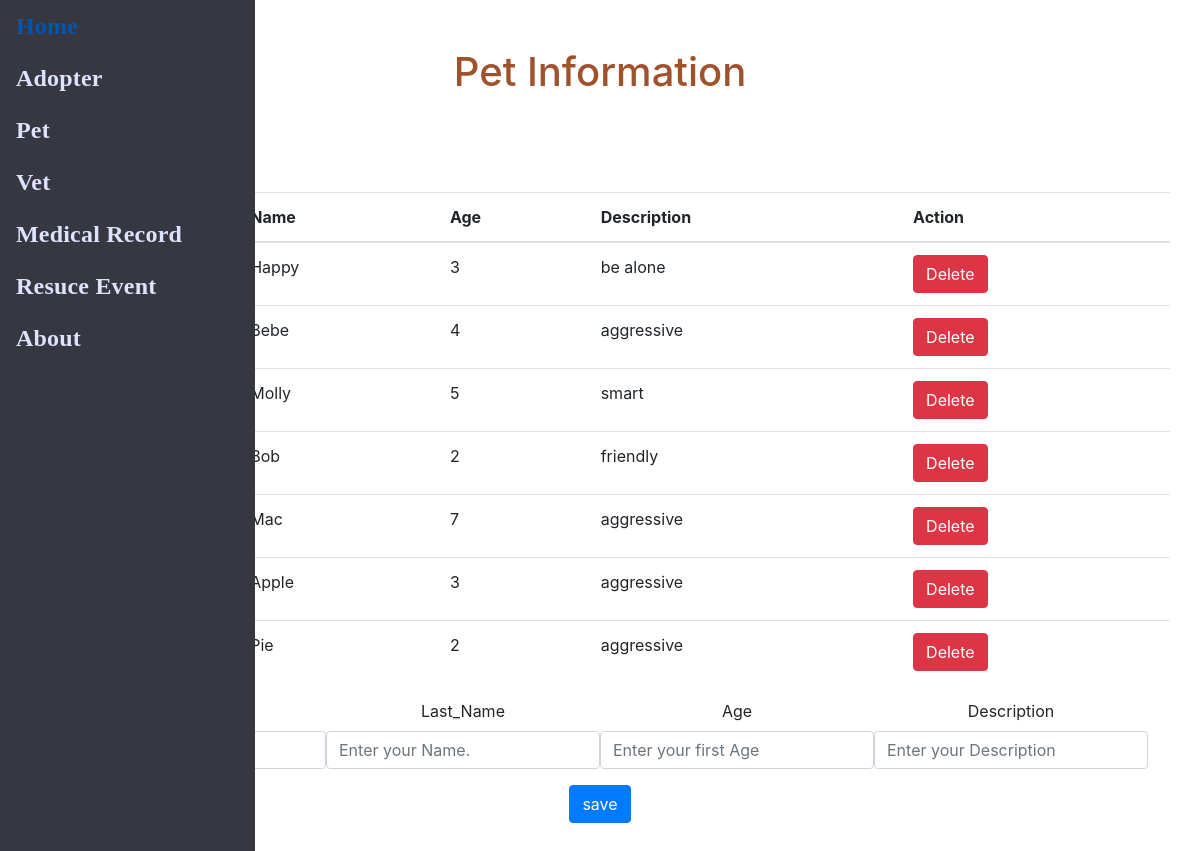
The page /Pet.php on the database its author committed.
### tables this page shows
CREATE TABLE Pet(
ChipID INTEGER PRIMARY KEY,
Name Char(100),
Age INTEGER,
Description Char(40)
);

### Pet.php (the view, shortened to what this page needs)
<!DOCTYPE html>
<html>
    <head>
    <link rel="stylesheet" href="https://maxcdn.bootstrapcdn.com/bootstrap/4.5.2/css/bootstrap.min.css">
     <link rel="stylesheet" href="./CSS/style.css" />
    <body>
    <div class="row justify-content-center">
        <form action="process4.php" method="POST">
            <div class="form-group">
<html>
    <head>
    <link rel="stylesheet" href="https://maxcdn.bootstrapcdn.com/bootstrap/4.5.2/css/bootstrap.min.css">
    <body>
    <br>
    <br>
<h1 style= "text-align: center;
                      color:#a0522d;" >Pet Information</h1>
                      <br>
                      <div class="nav">
      <ul class="nav flex-column">
        <li class="nav-item">
          <a class="nav-link active navfont" href="./index.php">Home</a>
        </li>
        <li class="nav-item">
          <a class="nav-link navfont" href="./AdopterManage.php">Adopter</a>
        </li>
        <li class="nav-item">
	<a class="nav-link navfont" href="./Pet.php">Pet</a>
        </li>
        <li class="nav-item">
          <a class="nav-link navfont" href="./vet.php">Vet</a>
        </li>
        <li class="nav-item">
          <a class="nav-link navfont" href="./MedicalRecord.php">Medical Record</a>
        </li>
        <li class="nav-item">
          <a class="nav-link navfont" href="./RescueEvent.php">Resuce Event</a>
        </li>
        <li class="nav-item">
          <a class="nav-link navfont" href="./About.php">About</a>
        </li>
      </ul>
    </div>
    </div>
    <?php require_once 'process4.php'; ?>
    <div class="container">
    <br>
    <br>
    <div class="row justify-content-center">
            <table class="table">
                    <thead>
                        <tr>
                            <th>ChipID</th>
                            <th>Name</th>
                            <th>Age</th>
                            <th>Description</th>
                            <th colspan="2">Action</th>
                        </tr>
                    </thead>
                    <br>
    <br>
            <?php
            $mysqli = new mysqli('localhost','root','root','project') or die(mysqli_error($mysqli));
            $result = $mysqli->query("SELECT * FROM Pet ") or die($mysqli->error);
            ?>
<?php
            while ($row = $result->fetch_assoc()): ?>
                    <tr>
                        <td><?php echo $row['ChipID']; ?></td>
                        <td><?php echo $row['Name']; ?></td>
                        <td><?php echo $row['Age']; ?></td>
                        <td><?php echo $row['Description']; ?></td>
                        <td>
                            <a href="process4.php?delete=<?php echo $row["ChipID"]; ?>"
                               class="btn btn-danger">Delete</a>
                        </td>
                    </tr>
                <?php endwhile; ?>
                </table>
            </div>
    <div class="row justify-content-center" >
        <form action="process4.php" method="POST">
            <div class="form-group" style="text-align:center;" >
            <label>ID</label>
            </div>
            <div class="form-group" style="text-align:center;">
            <label>Last_Name</label>
            <input type="text" name="Name" class="form-control"
                    placeholder="Enter your Name.">
            </div>
            <div class="form-group" style="text-align:center;">
            <label>Age</label>
            <input type="text" name="Age"
                   class="form-control" placeholder="Enter your first Age">
            </div>
            <div class="form-group" style="text-align:center;">
            <label>Description</label>
            <input type="text" name="Description"
                    class="form-control" placeholder="Enter your Description">
            </div>
            <div class="form-group">
                <button type="submit" class="btn btn-primary" name="save">save</button>
            </div>
            <br>
            <br>
            <br>
        </div>
    </div>
    </div>
    </body>
    </html>

### CSS/style.css (style rules this page uses)
.nav { position: absolute; width: 255px; height: 100%; left: 0px; top: 0px; background: #363740; }
.navfont { font-family: "Mulish"; font-style: bold; font-weight: bold; font-size: 24px; letter-spacing: 0.2px; color: #dde2ff; }

### rows shown on the page
pet: Name "Happy", Age "3", Description "be alone"
pet: Name "Bebe", Age "4", Description "aggressive"
pet: Name "Molly", Age "5", Description "smart"
pet: Name "Bob", Age "2", Description "friendly"
pet: Name "Mac", Age "7", Description "aggressive"
pet: Name "Apple", Age "3", Description "aggressive"
pet: Name "Pie", Age "2", Description "aggressive"
